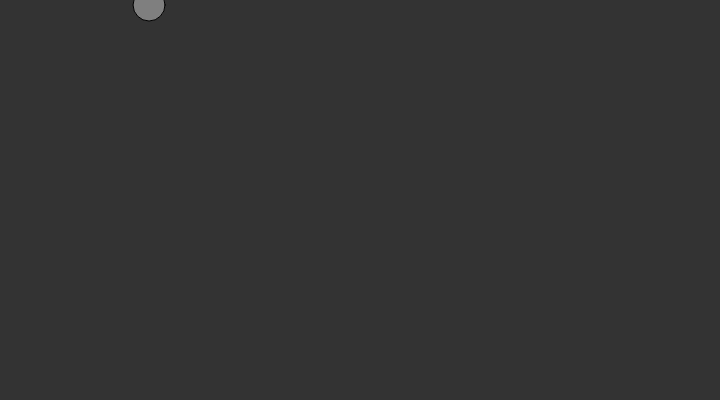
Frame 1 (no input)
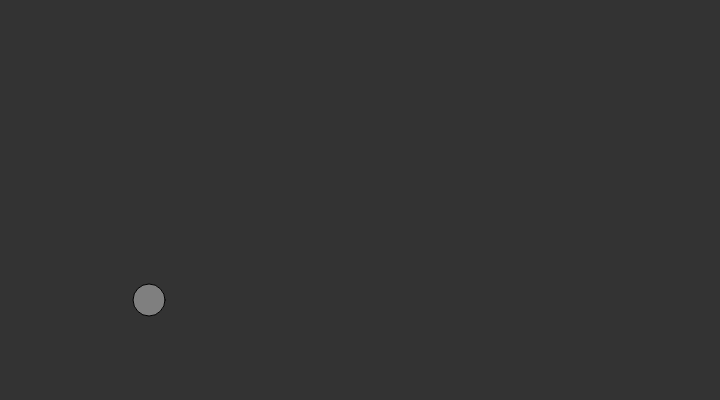
Frame 60 (no input)
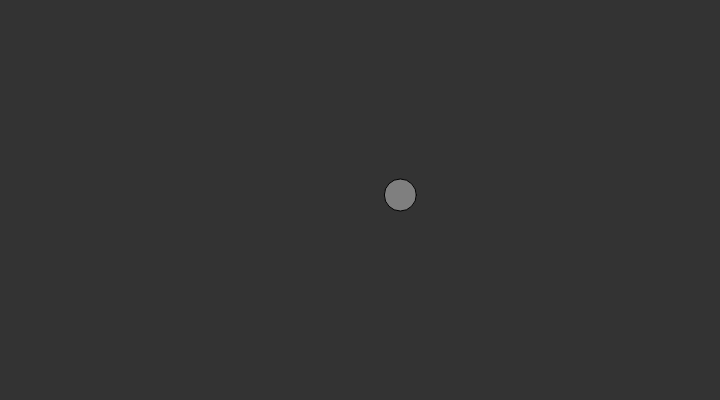
Frame 120 (the mouse pressed at the canvas centre since frame 60)

The p5.js sketch that drew these frames (run headless with seeded random() and noise() and a simulated clock; from frame 60 on, the mouse is pressed at the canvas centre):

// p5.js sketch
// ── sketch.js
let system;
let systems = [];

let g;
let wind;

let repeller;
let repellerHitsWall = true;
let repeller_dx, repeller_dy = 0;

function setup() {
  createCanvas(720, 400);
  // system = new ParticleSystem(createVector(width / 2, 50));
  g = createVector(0, 0.05);
  wind = createVector(0.02, -0.02);
  
  repeller = new Repeller(width/2, height/2);
}

function draw() {
  background(51);

  for (let s of systems){
    s.addParticle();
    s.applyForce(g);
    s.applyForce(wind);
    s.applyRepeller(repeller);
    s.run();
  }

  let fla
  const choice = random([0, 1]);
  if (choice == 0 && repellerHitsWall){
    repellerHitsWall = false;
    repeller.position.x = 0;
    repeller.position.y = random(0, height);
    repeller_dx = 5;
    repeller_dy = 0;
  }
  if (choice == 1 && repellerHitsWall){
    repellerHitsWall = false;
    repeller.position.x = random(0, width);
    repeller.position.y = 0;
    repeller_dx = 0;
    repeller_dy = 5;
  }
  repeller.position.x += repeller_dx;
  repeller.position.y += repeller_dy;

  if(repeller.position.x > width){
    repellerHitsWall = true;
  }
  if(repeller.position.y > height){
    repellerHitsWall = true;
  }

  repeller.show();
}

function mouseClicked() {
  let mPos = createVector(mouseX, mouseY)
  let system = new ParticleSystem(mPos);
  systems.push(system);
}

// ── Particle.js
// 간단한 파티클 클래스
class Particle{
  constructor(position) {
    this.acceleration = createVector(0, 0);
    this.velocity = createVector(random(-1, 1), random(-1, 0));
    this.position = position.copy();
    this.lifespan = 255;
  }

  run() {
    this.update();
    this.display();
  }

  applyForce(force) {
    this.acceleration.add(force);
  }
  
  // 위치 업데이트를 위한 메소드
  update() {
    this.velocity.add(this.acceleration);
    this.position.add(this.velocity);

    // reset acceleration
    this.acceleration.mult(0);
    this.lifespan -= 2;
  }

  // 화면에 보이기 위한 메소드
  display() {
    stroke(200, this.lifespan);
    strokeWeight(2);
    fill(127, this.lifespan);
    ellipse(this.position.x, this.position.y, 12, 12);
  }

  // 파티클이 여전히 쓸만한가요?
  isDead() {
    return this.lifespan < 0;
  }  
}

// ── ParticleSystem.js
class ParticleSystem{
  constructor(position) {
    this.origin = position.copy();
    this.particles = [];
  }

  addParticle() {
    this.particles.push(new Particle(this.origin));
  }

  applyForce(g){
    for (let p of this.particles){
      p.applyForce(g);
    }
  }

  applyRepeller(repeller) {
    for (let particle of this.particles) {
      let force = repeller.repel(particle);
      particle.applyForce(force);
    }
  }

  run() {
    for (let i = this.particles.length-1; i >= 0; i--) {
      let p = this.particles[i];
      p.run();
      if (p.isDead()) {
        this.particles.splice(i, 1);
      }
    }
  }
}
// ── Repeller.js
class Repeller {

  constructor(x, y)  {
    // A Repeller doesn’t move, so you just need position.
    this.position = createVector(x, y);
    // Instead of mass, use the concept of power to scale the repellent force.
    this.power = 150;
  }

  show() {
    stroke(0);
    fill(127);
    circle(this.position.x, this.position.y, 32);
  }

  // All the same steps to calculate an attractive force, only pointing in the opposite direction
  repel(particle) {
    // Step 1: Get the force direction.
    let force = p5.Vector.sub(this.position, particle.position);
    // Step 2: Get and constrain the distance.
    let distance = force.mag();
    distance = constrain(distance, 5, 50);
    // Step 3: Calculate the magnitude, using a power variable for G.
    let strength = -1 * this.power / (distance * distance);
    // Step 4: Make a vector out of the direction and magnitude.
    force.setMag(strength);
    return force;
  }
}
